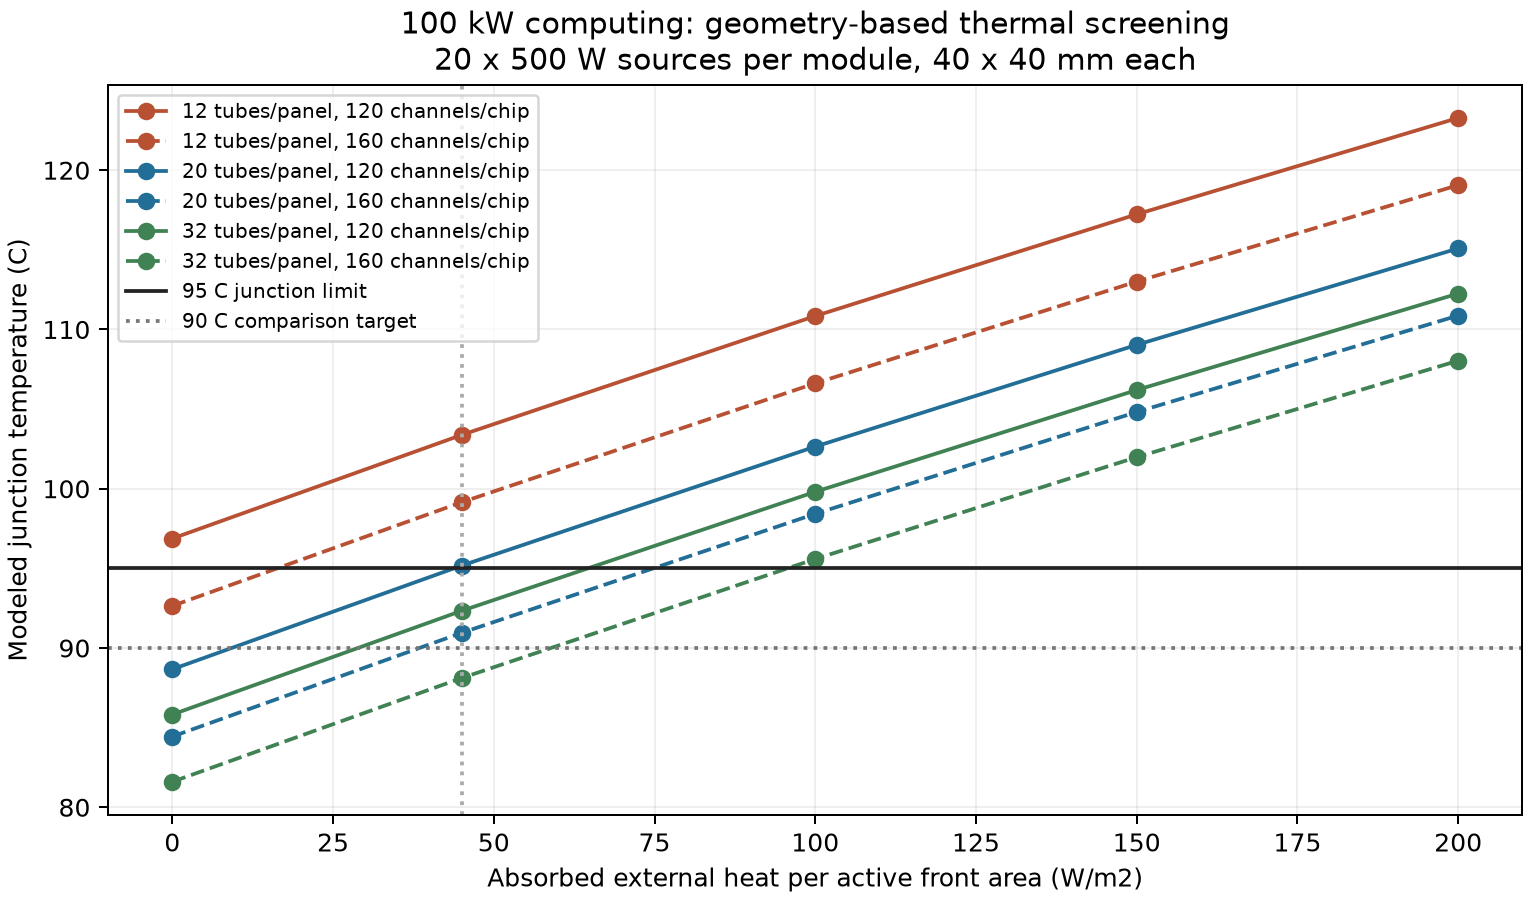

Write the Python code that produced this figure.
"""Geometry-based comparison model, not a flight-qualified thermal design.

Fixed comparison water properties near 60 C; material conductivities and all
dimensions are explicit design assumptions. Known internal-channel losses
replace part of v0.2's unknown losses. Main-loop pump heat is relocated from
the existing 17.65 kW auxiliary budget, never added again to global power.
"""
from __future__ import annotations
import csv
import math
import os
from pathlib import Path

SIGMA, RHO, MU, CP, KF = 5.670374419e-8, 983.0, 0.000467, 4000.0, 0.653
AREA, WIDTH, MDOT_LOOP, ETA = 22.93, 2.5, 1.25, 0.4275
KNOWN_EXTERNAL_DP = 59_578.7907437945


def circular_channel(mdot: float, diameter: float, length: float) -> dict:
    speed = mdot / (RHO * math.pi * diameter**2 / 4)
    re = RHO * speed * diameter / MU
    if re < 4000:
        raise ValueError("Panel correlation requires turbulent flow Re >= 4000")
    f = (0.79 * math.log(re) - 1.64) ** -2
    pr = CP * MU / KF
    nu = (f / 8 * (re - 1000) * pr /
          (1 + 12.7 * math.sqrt(f / 8) * (pr ** (2 / 3) - 1)))
    return dict(re=re, h=nu * KF / diameter, speed=speed,
                dp=f * length / diameter * RHO * speed**2 / 2)


def panel(tubes: int) -> dict:
    length, pitch, di, do = AREA / WIDTH, WIDTH / tubes, 0.006, 0.008
    water = circular_channel(MDOT_LOOP / 4 / tubes, di, length)
    k_skin, thickness, k_tube = 160.0, 0.001, 160.0
    # 0.1 mm bonding layer, k=5 W/mK, 6 mm continuous contact width.
    conv = pitch / (water["h"] * math.pi * di)
    wall = pitch * math.log(do / di) / (2 * math.pi * k_tube)
    bond = pitch * 0.0001 / (5 * 0.006)
    # Thin strip between adjacent tube lines, uniform sink approximation.
    spread = pitch**2 / (12 * k_skin * thickness)
    tube_length = tubes * length
    return dict(tubes=tubes, pitch_m=pitch, length_m=length,
                re=water["re"], h_w_m2k=water["h"], dp_pa=water["dp"],
                r_conv=conv, r_wall=wall, r_bond=bond, r_spread=spread,
                r_area=conv + wall + bond + spread,
                tube_length_m=tube_length,
                tube_wall_kg=2700 * math.pi / 4 * (do**2 - di**2) * tube_length,
                tube_fill_kg=RHO * math.pi / 4 * di**2 * tube_length)


def chip(channels: int = 120, tim_um: float = 50, nu: float = 3.09,
         chips_per_module: int = 20) -> dict:
    # 20 identical 500 W sources/module; 10 modules; independent equal-flow
    # chip branches. The 40 x 40 mm source is uniform, not a real AI package.
    heat, source_area, source_side = 10000 / chips_per_module, 0.04**2, 0.04
    channel_side, length = 0.0002, 0.04
    mdot = 0.250 / chips_per_module / channels
    speed = mdot / (RHO * channel_side**2)
    re = RHO * speed * channel_side / MU
    if re >= 2300:
        raise ValueError("Microchannels must remain in assumed laminar regime")
    # Darcy f for fully developed square duct (not circular 64/Re).
    friction = 56.91 / re
    dp = friction * length / channel_side * RHO * speed**2 / 2
    h = nu * KF / channel_side
    fin_width = source_side / channels - channel_side
    if fin_width <= 0:
        raise ValueError("Channels exceed footprint")
    m_height = math.sqrt(2 * h / (180 * fin_width)) * channel_side
    fin_eta = math.tanh(m_height) / m_height
    # Bottom plus two conducting side walls; unheated roof excluded.
    wetted_effective = channels * length * (channel_side + 2 * channel_side * fin_eta)
    terms = {
        "silicon": 0.0003 / (120 * source_area),
        "copper_lid": 0.002 / (390 * source_area),
        "tim": tim_um * 1e-6 / (5 * source_area),
        "plate_base": 0.001 / (180 * source_area),
        "convection": 1 / (h * wetted_effective),
    }
    return dict(channels=channels, chips_per_module=chips_per_module,
                heat_per_chip_w=heat, tim_um=tim_um, nu=nu, re=re,
                speed=speed, h_w_m2k=h, fin_eta=fin_eta,
                effective_wetted_m2=wetted_effective, dp_pa=dp,
                r_k_w=sum(terms.values()), drop_k=heat * sum(terms.values()),
                terms=terms)


def surface(fluid_k: float, resistance: float, absorbed: float, eps: float) -> tuple:
    flux = eps * SIGMA * fluid_k**4 - absorbed
    for _ in range(15):
        ts = fluid_k - resistance * flux
        residual = flux - (eps * SIGMA * ts**4 - absorbed)
        flux -= residual / (1 + 4 * eps * SIGMA * resistance * ts**3)
        if abs(residual) < 1e-10:
            break
    return fluid_k - resistance * flux, flux


def traverse(inlet: float, resistance: float, absorbed: float,
             eps: float, cells: int = 100) -> tuple:
    fluid, total, mean_surface, mean_gap = inlet, 0.0, 0.0, 0.0
    a = AREA / cells
    capacity = MDOT_LOOP / 4 * CP
    for _ in range(cells):
        ts, flux = surface(fluid, resistance, absorbed, eps)
        for _ in range(12):
            mid = fluid - flux * a / (2 * capacity)
            ts, new_flux = surface(mid, resistance, absorbed, eps)
            if abs(new_flux - flux) < 1e-9:
                break
            flux = new_flux
        fluid -= new_flux * a / capacity
        total += new_flux * a
        mean_surface += ts / cells
        mean_gap += (mid - ts) / cells
    return fluid, total, mean_surface, mean_gap


def solve(p: dict, c: dict, absorbed: float, eps: float = 0.85,
          unknown_dp_kpa: float = 0, cells: int = 100) -> dict:
    dp = KNOWN_EXTERNAL_DP + p["dp_pa"] + c["dp_pa"] + unknown_dp_kpa * 1000
    pump = 2 * dp * MDOT_LOOP / RHO / ETA
    # Screening upper allocation: all electrical pump heat enters main loops.
    target = (100_000 + pump) / 8
    lo, hi = 285.0, 470.0
    for _ in range(46):
        inlet = (lo + hi) / 2
        if traverse(inlet, p["r_area"], absorbed, eps, cells)[1] < target:
            lo = inlet
        else:
            hi = inlet
    inlet = (lo + hi) / 2
    outlet, rejected, ts_mean, gap_mean = traverse(inlet, p["r_area"], absorbed, eps, cells)
    # Allocate pump heat ahead of cold plates. It raises their inlet by this
    # amount, and cold plates still heat their coolant by exactly 10 K.
    pump_rise = pump / (2 * MDOT_LOOP * CP)
    junction = inlet - 273.15 + c["drop_k"]
    return dict(panel_tubes=p["tubes"], chip_channels=c["channels"],
                chips_per_module=c["chips_per_module"], heat_per_chip_w=c["heat_per_chip_w"],
                chip_tim_um=c["tim_um"], chip_nu=c["nu"], absorbed_w_m2=absorbed, emissivity=eps,
                panel_r_area=p["r_area"], chip_drop_k=c["drop_k"],
                unknown_dp_kpa=unknown_dp_kpa, known_plus_assumed_dp_kpa=dp / 1000,
                pump_electric_w=pump, main_heat_kw=(100_000 + pump) / 1000,
                remaining_aux_heat_kw=(17_650 - pump) / 1000,
                hot_fluid_c=inlet - 273.15,
                radiator_outlet_c=outlet - 273.15,
                coldplate_inlet_c=outlet - 273.15 + pump_rise,
                surface_mean_c=ts_mean - 273.15,
                mean_fluid_surface_gap_k=gap_mean,
                panel_net_kw=rejected / 1000,
                junction_c=junction, margin_to_95_k=95 - junction)


def absorbed_limit(p: dict, c: dict, junction_limit: float = 95) -> float:
    lo, hi = -200.0, 400.0
    dp = KNOWN_EXTERNAL_DP + p["dp_pa"] + c["dp_pa"]
    pump = 2 * dp * MDOT_LOOP / RHO / ETA
    target = (100_000 + pump) / 8
    inlet_limit = junction_limit - c["drop_k"] + 273.15
    for _ in range(35):
        mid = (lo + hi) / 2
        if traverse(inlet_limit, p["r_area"], mid, .85)[1] > target:
            lo = mid
        else:
            hi = mid
    return (lo + hi) / 2


def write_csv(path: Path, rows: list[dict]) -> None:
    with path.open("w", newline="", encoding="utf-8-sig") as file:
        writer = csv.DictWriter(file, fieldnames=list(rows[0]))
        writer.writeheader()
        writer.writerows(rows)


def main() -> None:
    out = Path(__file__).resolve().parent
    panels = [panel(n) for n in (12, 20, 32)]
    chips = [chip(n) for n in (120, 160)]
    rows = [solve(p, c, absorbed) for p in panels for c in chips
            for absorbed in (0, 45, 100, 150, 200)]
    rows += [solve(panel(20), chip(), 45, eps=.75),
             solve(panel(32), chip(160), 45, eps=.75),
             solve(panel(20), chip(), 45, unknown_dp_kpa=50),
             solve(panel(20), chip(), 45, unknown_dp_kpa=150),
             solve(panel(20), chip(tim_um=100), 45),
             solve(panel(20), chip(nu=3.61), 45)]
    rows += [solve(panel(n), chip(m, chips_per_module=10), 45)
             for n in (20,32) for m in (120,160)]
    write_csv(out / "thermal_structure_v04.csv", rows)
    write_csv(out / "thermal_panel_structure_v04.csv", panels)
    chip_rows = []
    for c in chips + [chip(n, chips_per_module=10) for n in (120,160)]:
        row = {k: v for k, v in c.items() if k != "terms"}
        row.update({"r_" + k: v for k, v in c["terms"].items()})
        chip_rows.append(row)
    write_csv(out / "thermal_chip_structure_v04.csv", chip_rows)
    for p in panels:
        print(f"panel {p['tubes']} tubes R''={p['r_area']:.5f} "
              f"Re={p['re']:.0f} h={p['h_w_m2k']:.0f} dp={p['dp_pa']/1000:.2f}kPa")
    for c in chips:
        print(f"chip {c['channels']} channels drop={c['drop_k']:.2f}K "
              f"Re={c['re']:.0f} dp={c['dp_pa']/1000:.2f}kPa")
    for row in rows:
        if row["panel_tubes"] == 20 and row["chip_channels"] == 120:
            print(f"q_abs={row['absorbed_w_m2']:.0f} eps={row['emissivity']:.2f} "
                  f"chip_W={row['heat_per_chip_w']:.0f} "
                  f"extra_dp={row['unknown_dp_kpa']:.0f}kPa "
                  f"TIM={row['chip_tim_um']:.0f}um Nu={row['chip_nu']:.2f} "
                  f"Tf_hot={row['hot_fluid_c']:.3f}C Tj={row['junction_c']:.3f}C")
    limits = []
    for p in panels:
        for c in chips:
            limits.append(dict(panel_tubes=p["tubes"], chip_channels=c["channels"],
                               chips_per_module=c["chips_per_module"],
                               max_absorbed_95=absorbed_limit(p, c, 95),
                               max_absorbed_90=absorbed_limit(p, c, 90)))
    write_csv(out / "thermal_limits_v04.csv", limits)
    print("limits", limits)
    cache = out.parent / "work" / "matplotlib-cache"
    cache.mkdir(parents=True, exist_ok=True)
    os.environ["MPLCONFIGDIR"] = str(cache)
    try:
        import matplotlib
        matplotlib.use("Agg")
        import matplotlib.pyplot as plt
    except ImportError:
        return
    fig, ax = plt.subplots(figsize=(8.5, 5.0), constrained_layout=True)
    colors = ("#b85134", "#226e96", "#408254")
    for p, color in zip(panels, colors):
        for c in chips:
            selected = [r for r in rows[:30] if r["panel_tubes"] == p["tubes"]
                        and r["chip_channels"] == c["channels"]]
            ax.plot([r["absorbed_w_m2"] for r in selected],
                    [r["junction_c"] for r in selected], color=color,
                    linestyle="-" if c["channels"] == 120 else "--", marker="o",
                    label=f"{p['tubes']} tubes/panel, {c['channels']} channels/chip")
    ax.axhline(95, color="#222222", linewidth=1.5, label="95 C junction limit")
    ax.axhline(90, color="#777777", linestyle=":", label="90 C comparison target")
    ax.axvline(45, color="#aaaaaa", linestyle=":")
    ax.set(xlabel="Absorbed external heat per active front area (W/m2)",
           ylabel="Modeled junction temperature (C)",
           title="100 kW computing: geometry-based thermal screening\n20 x 500 W sources per module, 40 x 40 mm each")
    ax.grid(alpha=.2)
    ax.legend(fontsize=8, loc="upper left")
    fig.savefig(out / "thermal_structure_v04.png", dpi=180)
    plt.close(fig)


if __name__ == "__main__":
    main()
